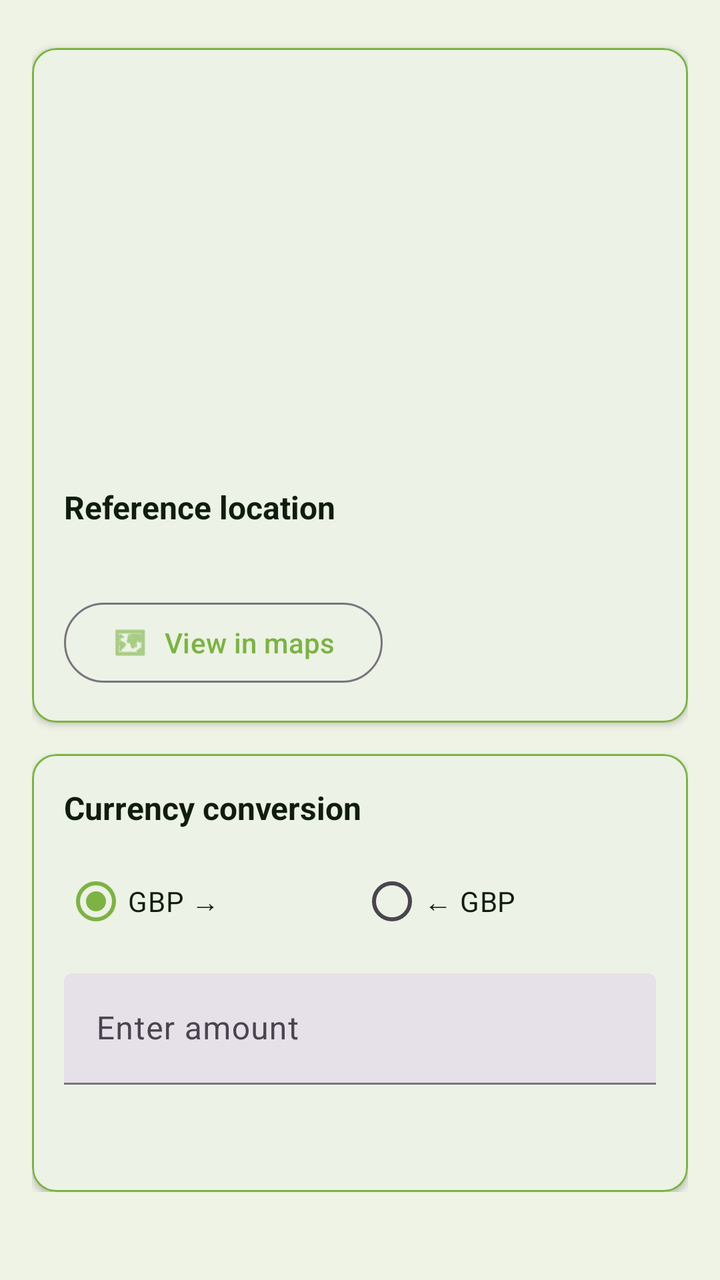
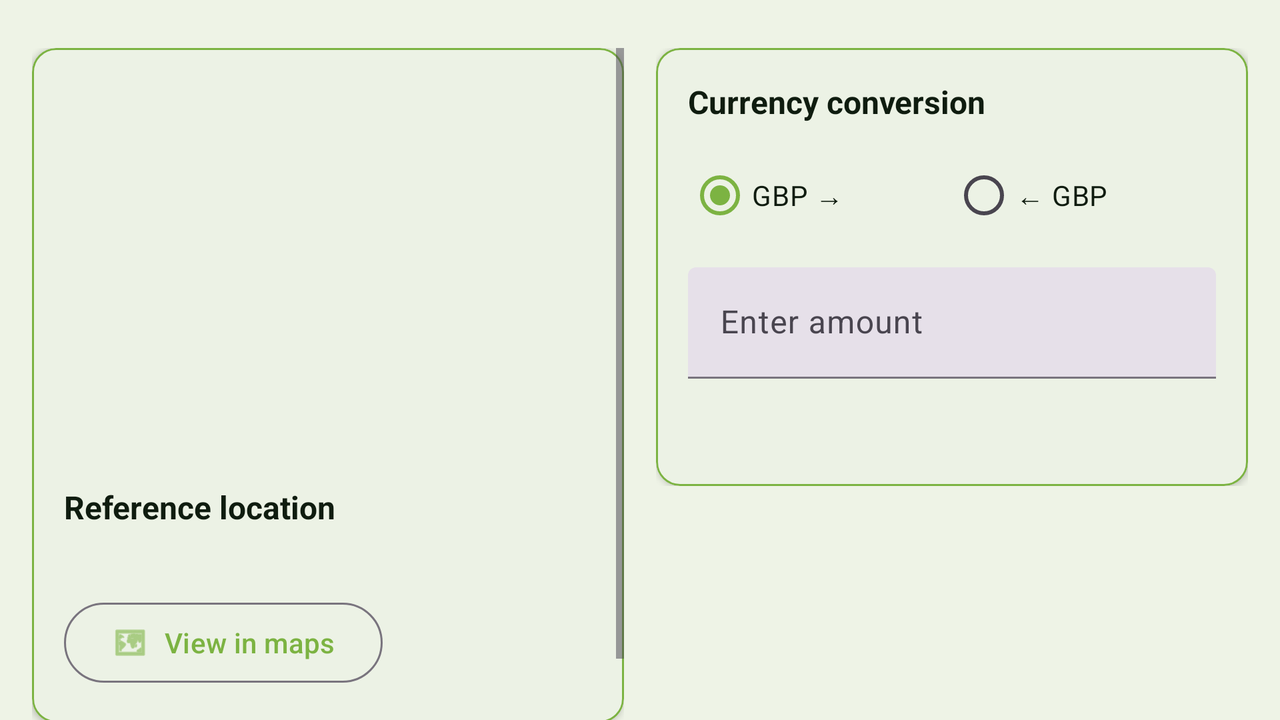

Compare how this app lays out the same screen by default and in its alternative resource folder. The renders come first, then the two layout files and the values they reference.
<!-- AndroidManifest.xml: application theme Theme.Rushe_Paul_S2339378 -->
<!-- res/layout/activity_currency_detail.xml -->
<?xml version="1.0" encoding="utf-8"?>
<ScrollView xmlns:android="http://schemas.android.com/apk/res/android"
    xmlns:app="http://schemas.android.com/apk/res-auto"
    android:layout_width="match_parent"
    android:layout_height="match_parent"
    android:padding="16dp"
    android:paddingTop="32dp"
    android:background="?attr/colorBackground">

    <LinearLayout
        android:layout_width="match_parent"
        android:layout_height="wrap_content"
        android:orientation="vertical"
        android:divider="@android:color/transparent"
        android:showDividers="middle">

        <com.google.android.material.card.MaterialCardView
            android:layout_width="match_parent"
            android:layout_height="wrap_content"
            android:layout_marginBottom="16dp"
            android:layout_marginTop="8dp"
            app:cardElevation="2dp"
            app:cardCornerRadius="12dp"
            app:strokeWidth="1dp"
            app:cardBackgroundColor="?attr/colorSurface"
            app:strokeColor="?attr/colorPrimary">

            <LinearLayout
                android:layout_width="match_parent"
                android:layout_height="wrap_content"
                android:orientation="vertical"
                android:padding="16dp">

                <TextView
                    android:id="@+id/detailFlag"
                    android:layout_width="wrap_content"
                    android:layout_height="wrap_content"
                    android:layout_gravity="center_horizontal"
                    android:textSize="42sp"
                    android:paddingBottom="8dp"
                    android:contentDescription="Currency flag" />

                <TextView
                    android:id="@+id/detailTitle"
                    android:layout_width="match_parent"
                    android:layout_height="wrap_content"
                    android:textSize="22sp"
                    android:textStyle="bold"
                    android:textColor="?attr/colorOnSurface"
                    android:letterSpacing="0.02" />

                <TextView
                    android:id="@+id/detailPubDate"
                    android:layout_width="match_parent"
                    android:layout_height="wrap_content"
                    android:layout_marginTop="8dp"
                    android:textSize="14sp"
                    android:textColor="?attr/colorOnSurface" />

                <TextView
                    android:id="@+id/detailRate"
                    android:layout_width="match_parent"
                    android:layout_height="wrap_content"
                    android:layout_marginTop="12dp"
                    android:textSize="18sp"
                    android:textStyle="bold"
                    android:textColor="?attr/colorOnSurface" />

                <TextView
                    android:id="@+id/detailDescription"
                    android:layout_width="match_parent"
                    android:layout_height="wrap_content"
                    android:layout_marginTop="8dp"
                    android:textSize="16sp"
                    android:textColor="?attr/colorOnSurface"
                    android:lineSpacingExtra="4dp" />

                <TextView
                    android:id="@+id/locationHeading"
                    android:layout_width="match_parent"
                    android:layout_height="wrap_content"
                    android:layout_marginTop="16dp"
                    android:text="Reference location"
                    android:textSize="16sp"
                    android:textStyle="bold"
                    android:textColor="?attr/colorOnSurface" />

                <TextView
                    android:id="@+id/locationLabel"
                    android:layout_width="match_parent"
                    android:layout_height="wrap_content"
                    android:layout_marginTop="6dp"
                    android:textSize="14sp"
                    android:textColor="?attr/colorOnSurfaceVariant" />

                <com.google.android.material.button.MaterialButton
                    android:id="@+id/openMapButton"
                    style="@style/Widget.Material3.Button.OutlinedButton"
                    android:layout_width="wrap_content"
                    android:layout_height="wrap_content"
                    android:layout_marginTop="8dp"
                    android:text="View in maps"
                    app:icon="@android:drawable/ic_menu_mapmode"
                    app:iconPadding="8dp"
                    app:iconTint="?attr/colorPrimary" />

            </LinearLayout>
        </com.google.android.material.card.MaterialCardView>

        <com.google.android.material.card.MaterialCardView
            android:layout_width="match_parent"
            android:layout_height="wrap_content"
            app:cardElevation="2dp"
            app:cardCornerRadius="12dp"
            app:strokeWidth="1dp"
            app:cardBackgroundColor="?attr/colorSurface"
            app:strokeColor="?attr/colorPrimary">

            <LinearLayout
                android:layout_width="match_parent"
                android:layout_height="wrap_content"
                android:orientation="vertical"
                android:padding="16dp">

                <TextView
                    android:id="@+id/conversionLabel"
                    android:layout_width="match_parent"
                    android:layout_height="wrap_content"
                    android:textSize="16sp"
                    android:textStyle="bold"
                    android:text="Currency conversion"
                    android:textColor="?attr/colorOnSurface" />

                <RadioGroup
                    android:id="@+id/directionGroup"
                    android:layout_width="match_parent"
                    android:layout_height="wrap_content"
                    android:orientation="horizontal"
                    android:layout_marginTop="12dp"
                    android:gravity="center_vertical">

                    <RadioButton
                        android:id="@+id/directionToCurrency"
                        android:layout_width="0dp"
                        android:layout_height="wrap_content"
                        android:layout_weight="1"
                        android:checked="true"
                        android:text="GBP →"
                        android:textSize="14sp"
                        android:textColor="?attr/colorOnSurface" />

                    <RadioButton
                        android:id="@+id/directionToGbp"
                        android:layout_width="0dp"
                        android:layout_height="wrap_content"
                        android:layout_weight="1"
                        android:text="← GBP"
                        android:textSize="14sp"
                        android:textColor="?attr/colorOnSurface" />

                </RadioGroup>

                <com.google.android.material.textfield.TextInputLayout
                    android:layout_width="match_parent"
                    android:layout_height="wrap_content"
                    android:layout_marginTop="12dp"
                    android:hint="Enter amount"
                    style="@style/Widget.Material3.TextInputLayout.FilledBox">

                    <com.google.android.material.textfield.TextInputEditText
                        android:id="@+id/amountInput"
                        android:layout_width="match_parent"
                        android:layout_height="wrap_content"
                        android:inputType="numberDecimal"
                        android:maxLines="1" />

                </com.google.android.material.textfield.TextInputLayout>

                <TextView
                    android:id="@+id/conversionResult"
                    android:layout_width="match_parent"
                    android:layout_height="wrap_content"
                    android:layout_marginTop="16dp"
                    android:textSize="16sp"
                    android:textColor="?attr/colorOnSurface"
                    android:textStyle="bold" />

            </LinearLayout>
        </com.google.android.material.card.MaterialCardView>

    </LinearLayout>
</ScrollView>
<!-- resources referenced by this layout -->
<resources>
  <style name="Theme.Rushe_Paul_S2339378" parent="Base.Theme.Rushe_Paul_S2339378" />
  <style name="Base.Theme.Rushe_Paul_S2339378" parent="Theme.Material3.DayNight.NoActionBar">
          <item name="colorPrimary">@color/primaryColor</item>
          <item name="colorOnPrimary">@color/onPrimaryColor</item>
          <item name="colorSecondary">@color/secondaryColor</item>
          <item name="colorOnSecondary">@color/onSecondaryColor</item>
          <item name="colorSurface">@color/surfaceColor</item>
          <item name="colorSurfaceVariant">@color/surfaceVariantColor</item>
          <item name="colorOnSurface">@color/onSurfaceColor</item>
          <item name="colorBackground">@color/backgroundColor</item>
          <item name="colorOnBackground">@color/onBackgroundColor</item>
      </style>
  <color name="primaryColor">#7CB342</color>
  <color name="onPrimaryColor">#0A1B00</color>
  <color name="secondaryColor">#4DD0E1</color>
  <color name="onSecondaryColor">#002022</color>
  <color name="surfaceColor">#F5F7F2</color>
  <color name="surfaceVariantColor">#E4EBDD</color>
  <color name="onSurfaceColor">#0F1C0F</color>
  <color name="backgroundColor">#EEF3E6</color>
  <color name="onBackgroundColor">#0F1C0F</color>
</resources>
<!-- res/layout-land/activity_currency_detail.xml (the repository's variant of the layout above) -->
<!-- drawn on the phone turned sideways -->
<?xml version="1.0" encoding="utf-8"?>
<androidx.constraintlayout.widget.ConstraintLayout xmlns:android="http://schemas.android.com/apk/res/android"
    xmlns:app="http://schemas.android.com/apk/res-auto"
    android:layout_width="match_parent"
    android:layout_height="match_parent"
    android:background="?attr/colorBackground">

    <androidx.constraintlayout.widget.Guideline
        android:id="@+id/landscapeGuide"
        android:layout_width="wrap_content"
        android:layout_height="wrap_content"
        android:orientation="vertical"
        app:layout_constraintGuide_percent="0.5" />

    <ScrollView
        android:id="@+id/detailScroll"
        android:layout_width="0dp"
        android:layout_height="0dp"
        android:paddingStart="16dp"
        android:paddingEnd="8dp"
        android:paddingTop="24dp"
        android:paddingBottom="16dp"
        android:clipToPadding="false"
        app:layout_constraintStart_toStartOf="parent"
        app:layout_constraintEnd_toStartOf="@id/landscapeGuide"
        app:layout_constraintTop_toTopOf="parent"
        app:layout_constraintBottom_toBottomOf="parent">

        <LinearLayout
            android:layout_width="match_parent"
            android:layout_height="wrap_content"
            android:orientation="vertical">

            <com.google.android.material.card.MaterialCardView
                android:layout_width="match_parent"
                android:layout_height="wrap_content"
                android:layout_marginBottom="16dp"
                app:cardElevation="2dp"
                app:cardCornerRadius="12dp"
                app:strokeWidth="1dp"
                app:cardBackgroundColor="?attr/colorSurface"
                app:strokeColor="?attr/colorPrimary">

                <LinearLayout
                    android:layout_width="match_parent"
                    android:layout_height="wrap_content"
                    android:orientation="vertical"
                    android:padding="16dp">

                    <TextView
                        android:id="@+id/detailFlag"
                        android:layout_width="wrap_content"
                        android:layout_height="wrap_content"
                        android:layout_gravity="center_horizontal"
                        android:textSize="42sp"
                        android:paddingBottom="8dp"
                        android:contentDescription="Currency flag" />

                    <TextView
                        android:id="@+id/detailTitle"
                        android:layout_width="match_parent"
                        android:layout_height="wrap_content"
                        android:textSize="22sp"
                        android:textStyle="bold"
                        android:textColor="?attr/colorOnSurface"
                        android:letterSpacing="0.02" />

                    <TextView
                        android:id="@+id/detailPubDate"
                        android:layout_width="match_parent"
                        android:layout_height="wrap_content"
                        android:layout_marginTop="8dp"
                        android:textSize="14sp"
                        android:textColor="?attr/colorOnSurface" />

                    <TextView
                        android:id="@+id/detailRate"
                        android:layout_width="match_parent"
                        android:layout_height="wrap_content"
                        android:layout_marginTop="12dp"
                        android:textSize="18sp"
                        android:textStyle="bold"
                        android:textColor="?attr/colorOnSurface" />

                    <TextView
                        android:id="@+id/detailDescription"
                        android:layout_width="match_parent"
                        android:layout_height="wrap_content"
                        android:layout_marginTop="8dp"
                        android:textSize="16sp"
                        android:textColor="?attr/colorOnSurface"
                        android:lineSpacingExtra="4dp" />

                    <TextView
                        android:id="@+id/locationHeading"
                        android:layout_width="match_parent"
                        android:layout_height="wrap_content"
                        android:layout_marginTop="16dp"
                        android:text="Reference location"
                        android:textSize="16sp"
                        android:textStyle="bold"
                        android:textColor="?attr/colorOnSurface" />

                    <TextView
                        android:id="@+id/locationLabel"
                        android:layout_width="match_parent"
                        android:layout_height="wrap_content"
                        android:layout_marginTop="6dp"
                        android:textSize="14sp"
                        android:textColor="?attr/colorOnSurfaceVariant" />

                    <com.google.android.material.button.MaterialButton
                        android:id="@+id/openMapButton"
                        style="@style/Widget.Material3.Button.OutlinedButton"
                        android:layout_width="wrap_content"
                        android:layout_height="wrap_content"
                        android:layout_marginTop="8dp"
                        android:text="View in maps"
                        app:icon="@android:drawable/ic_menu_mapmode"
                        app:iconPadding="8dp"
                        app:iconTint="?attr/colorPrimary" />

                </LinearLayout>
            </com.google.android.material.card.MaterialCardView>

        </LinearLayout>
    </ScrollView>

    <ScrollView
        android:id="@+id/conversionScroll"
        android:layout_width="0dp"
        android:layout_height="0dp"
        android:paddingStart="8dp"
        android:paddingEnd="16dp"
        android:paddingTop="24dp"
        android:paddingBottom="16dp"
        android:clipToPadding="false"
        app:layout_constraintStart_toStartOf="@id/landscapeGuide"
        app:layout_constraintEnd_toEndOf="parent"
        app:layout_constraintTop_toTopOf="parent"
        app:layout_constraintBottom_toBottomOf="parent">

        <LinearLayout
            android:layout_width="match_parent"
            android:layout_height="wrap_content"
            android:orientation="vertical">

            <com.google.android.material.card.MaterialCardView
                android:layout_width="match_parent"
                android:layout_height="wrap_content"
                app:cardElevation="2dp"
                app:cardCornerRadius="12dp"
                app:strokeWidth="1dp"
                app:cardBackgroundColor="?attr/colorSurface"
                app:strokeColor="?attr/colorPrimary">

                <LinearLayout
                    android:layout_width="match_parent"
                    android:layout_height="wrap_content"
                    android:orientation="vertical"
                    android:padding="16dp">

                    <TextView
                        android:id="@+id/conversionLabel"
                        android:layout_width="match_parent"
                        android:layout_height="wrap_content"
                        android:textSize="16sp"
                        android:textStyle="bold"
                        android:text="Currency conversion"
                        android:textColor="?attr/colorOnSurface" />

                    <RadioGroup
                        android:id="@+id/directionGroup"
                        android:layout_width="match_parent"
                        android:layout_height="wrap_content"
                        android:orientation="horizontal"
                        android:layout_marginTop="12dp"
                        android:gravity="center_vertical">

                        <RadioButton
                            android:id="@+id/directionToCurrency"
                            android:layout_width="0dp"
                            android:layout_height="wrap_content"
                            android:layout_weight="1"
                            android:checked="true"
                            android:text="GBP →"
                            android:textSize="14sp"
                            android:textColor="?attr/colorOnSurface" />

                        <RadioButton
                            android:id="@+id/directionToGbp"
                            android:layout_width="0dp"
                            android:layout_height="wrap_content"
                            android:layout_weight="1"
                            android:text="← GBP"
                            android:textSize="14sp"
                            android:textColor="?attr/colorOnSurface" />

                    </RadioGroup>

                    <com.google.android.material.textfield.TextInputLayout
                        android:layout_width="match_parent"
                        android:layout_height="wrap_content"
                        android:layout_marginTop="12dp"
                        android:hint="Enter amount"
                        style="@style/Widget.Material3.TextInputLayout.FilledBox">

                        <com.google.android.material.textfield.TextInputEditText
                            android:id="@+id/amountInput"
                            android:layout_width="match_parent"
                            android:layout_height="wrap_content"
                            android:inputType="numberDecimal"
                            android:maxLines="1" />

                    </com.google.android.material.textfield.TextInputLayout>

                    <TextView
                        android:id="@+id/conversionResult"
                        android:layout_width="match_parent"
                        android:layout_height="wrap_content"
                        android:layout_marginTop="16dp"
                        android:textSize="16sp"
                        android:textColor="?attr/colorOnSurface"
                        android:textStyle="bold" />

                </LinearLayout>
            </com.google.android.material.card.MaterialCardView>

        </LinearLayout>
    </ScrollView>

</androidx.constraintlayout.widget.ConstraintLayout>
